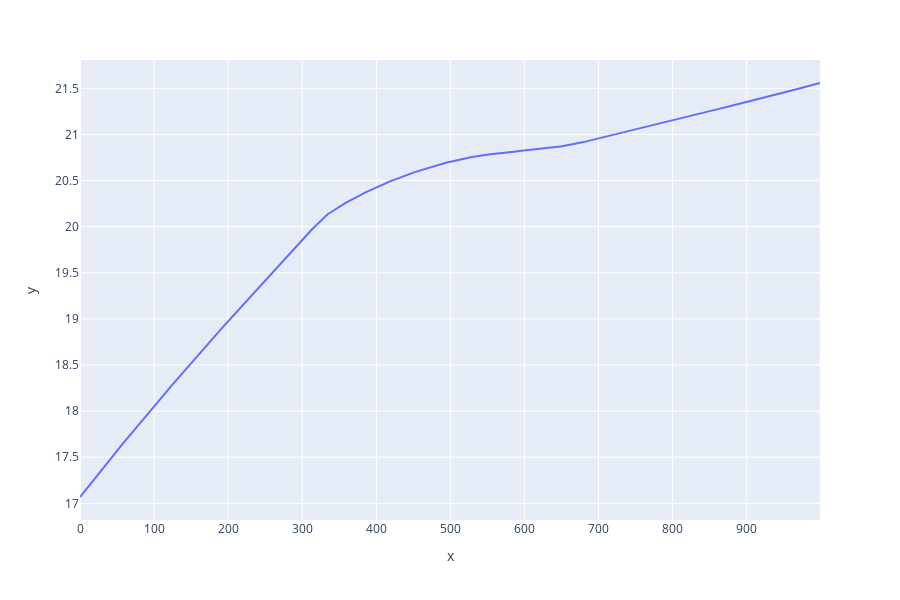

Here is the notebook cell this chart was saved with:
### Code cell
import plotly.express as px

import pandas as pd
df = pd.DataFrame({
    'x': np.arange(_total_episodes_),
    'y': np.array(choice) + (_max_sympathy - _min_sympathy) / 2
})

fig = px.scatter(df, x="x", y="y", trendline="lowess")
fig.update_traces(marker=dict(size=1,
                              opacity=500/_total_episodes_,
                              line=dict(width=4,
                                        color='DarkSlateGrey')),
                  selector=dict(mode='markers'))
fig.data = [t for t in fig.data if t.mode == "lines"]
fig.show()

### Figure 1 — Plotly figure (JSON) as saved in the notebook; plotly's stock layout.template omitted (floating-point values rounded to 4 significant figures; data arrays with more than 128 entries replaced by an {"elided": "..."} marker saying what was removed)
{"data": [{"hoverlabel": {"namelength": 0}, "hovertemplate": "<b>LOWESS trendline</b><br><br>x=%{x}<br>y=%{y} <b>(trend)</b>", "legendgroup": "", "marker": {"color": "#636efa", "symbol": "circle"}, "mode": "lines", "name": "", "showlegend": false, "type": "scatter", "x": {"elided": "1000 int values"}, "xaxis": "x", "y": {"elided": "1000 float values"}, "yaxis": "y"}], "layout": {"height": 600, "legend": {"tracegroupgap": 0}, "margin": {"t": 60}, "xaxis": {"anchor": "y", "domain": [0, 1], "title": {"text": "x"}}, "yaxis": {"anchor": "x", "domain": [0, 1], "title": {"text": "y"}}}}
